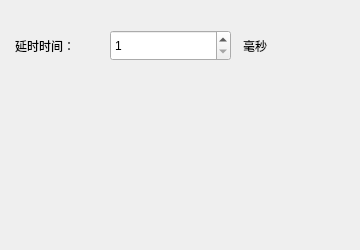
<?xml version="1.0" encoding="UTF-8"?>
<ui version="4.0">
 <class>WaitForMillisecForm</class>
 <widget class="QWidget" name="WaitForMillisecForm">
  <property name="geometry">
   <rect>
    <x>0</x>
    <y>0</y>
    <width>360</width>
    <height>250</height>
   </rect>
  </property>
  <property name="windowTitle">
   <string>Form</string>
  </property>
  <widget class="QLabel" name="label">
   <property name="geometry">
    <rect>
     <x>15</x>
     <y>30</y>
     <width>81</width>
     <height>31</height>
    </rect>
   </property>
   <property name="text">
    <string>延时时间：</string>
   </property>
  </widget>
  <widget class="QSpinBox" name="spinBoxMilliSecond">
   <property name="geometry">
    <rect>
     <x>110</x>
     <y>30</y>
     <width>121</width>
     <height>31</height>
    </rect>
   </property>
   <property name="minimum">
    <number>1</number>
   </property>
   <property name="maximum">
    <number>65536</number>
   </property>
  </widget>
  <widget class="QLabel" name="label_2">
   <property name="geometry">
    <rect>
     <x>243</x>
     <y>30</y>
     <width>61</width>
     <height>31</height>
    </rect>
   </property>
   <property name="text">
    <string>毫秒</string>
   </property>
  </widget>
 </widget>
 <resources/>
 <connections/>
</ui>
